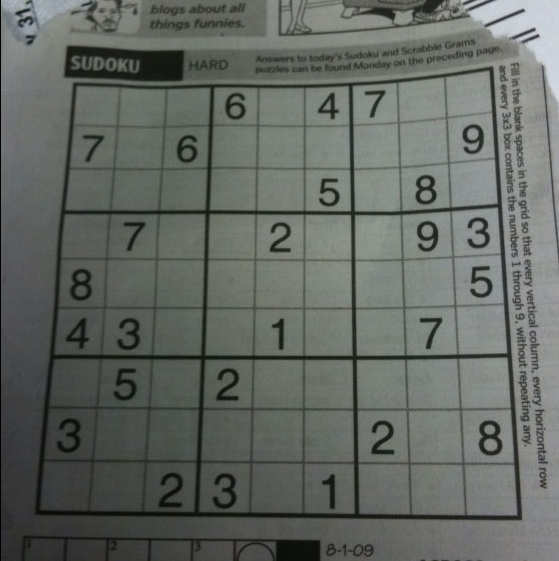
#> input picture images/sudoku.jpg, 559 x 561 px
$ python IMP_2_7.py
#> lines starting #> are read from the running program, lines starting #| are printed output that depends on the picture; after the words box and inside, x2 and y2 are one past the last pixel; in counts of white or black regions, pixels touching at a corner belong together
import cv2
import numpy as np

img = cv2.imread('images/sudoku.jpg', cv2.IMREAD_GRAYSCALE)
#> img: shape (561, 559); min 0, max 218, mean 102.1
cv2.imshow('Image Processing', img)

blk_size = 9    # 블럭 사이즈
C = 5          # 차감 상수
ret, img_otsu = cv2.threshold(img, 127, 255, cv2.THRESH_BINARY | cv2.THRESH_OTSU) # 127보다 크면 255, 작으면 0, Otsu 알고리즘 적용
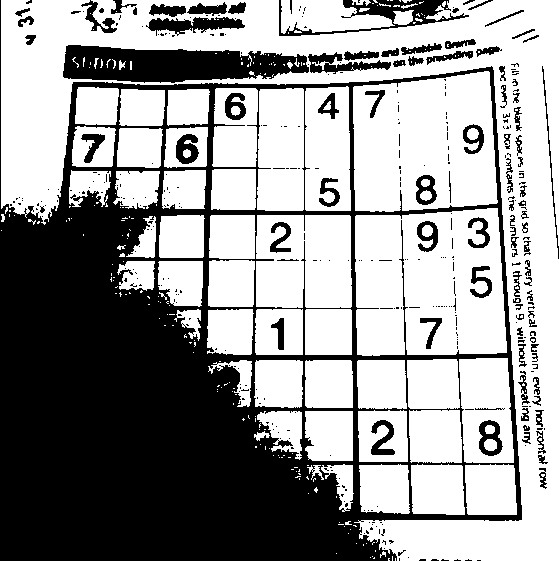
#> img_otsu: shape (561, 559); 59.9% white; 375 black regions (280 under 20 px), largest, box (x1, y1, x2, y2) and area: (0, 0, 522, 561) 103729, (63, 45, 309, 83) 6629, (279, 0, 469, 36) 1861
#> ret = 96
img_a1 = cv2.adaptiveThreshold(img, 255, cv2.ADAPTIVE_THRESH_MEAN_C, cv2.THRESH_BINARY, blk_size, C) # 평균값 사용
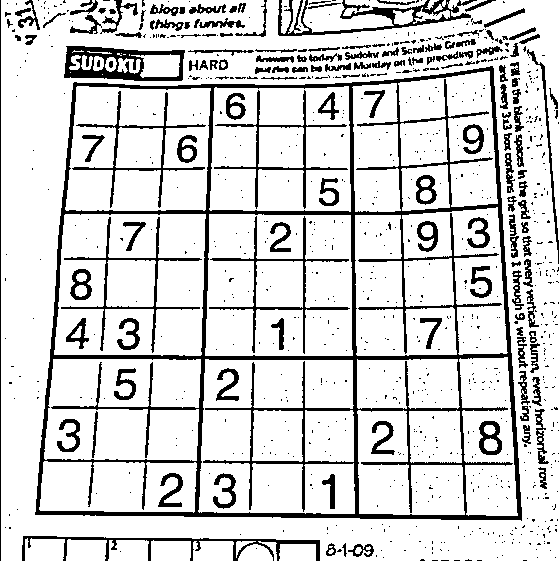
#> img_a1: shape (561, 559); 83.4% white; 896 black regions (743 under 20 px), largest, box (x1, y1, x2, y2) and area: (35, 66, 522, 521) 21092, (64, 46, 185, 81) 1997, (278, 0, 477, 36) 1860
img_a2 = cv2.adaptiveThreshold(img, 255, cv2.ADAPTIVE_THRESH_GAUSSIAN_C, cv2.THRESH_BINARY, blk_size, C) # 가우시안 가중치 사용
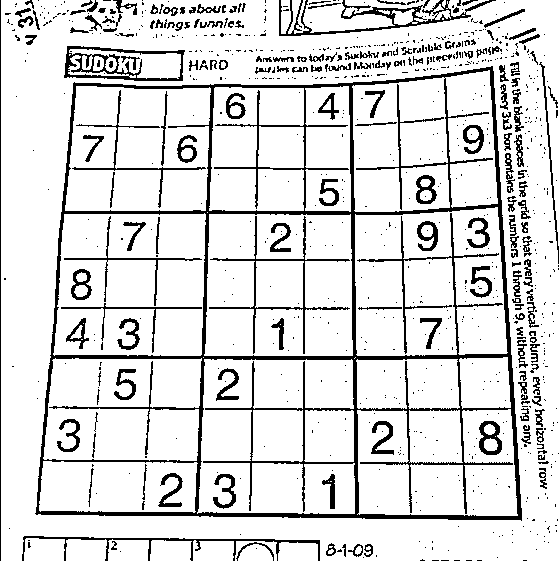
#> img_a2: shape (561, 559); 86.3% white; 877 black regions (692 under 20 px), largest, box (x1, y1, x2, y2) and area: (35, 66, 522, 521) 19146, (279, 0, 496, 36) 1551, (64, 46, 185, 81) 1315

cv2.imshow('ResultOtsu', img_otsu)
cv2.imshow('ResultAdaptive1', img_a1)
cv2.imshow('ResultAdaptive2', img_a2)

cv2.waitKey(0)
cv2.destroyAllWindows()

$ run again, with images/low_contrast.jpg copied over images/sudoku.jpg
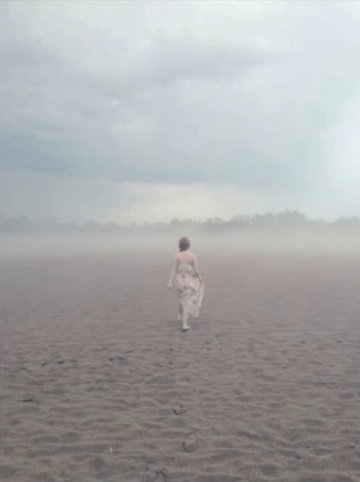
#> input picture images/low_contrast.jpg, 360 x 482 px
#> `ret, img_otsu = cv2.threshold(img, 127, 255, cv2.THRESH_BINARY | cv2.T..`:
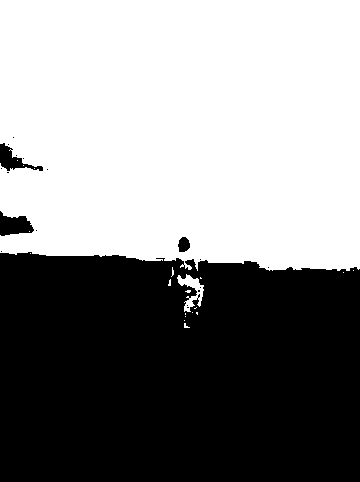
#> img_otsu: shape (482, 360); 53.9% white; 19 black regions (15 under 20 px), largest, box (x1, y1, x2, y2) and area: (0, 252, 360, 482) 78921, (0, 211, 34, 236) 545, (0, 143, 43, 171) 451, (178, 237, 190, 252) 139
#> ret = 165
#> img_a1: shape (482, 360); 92.7% white; black in thin lines or dots
#> `img_a2 = cv2.adaptiveThreshold(img, 255, cv2.ADAPTIVE_THRESH_GAUSSIAN_..`:
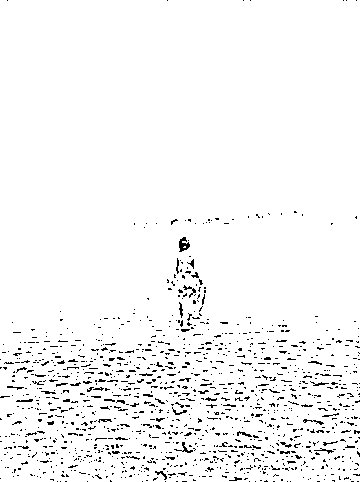
#> img_a2: shape (482, 360); 96.2% white; black in thin lines or dots
